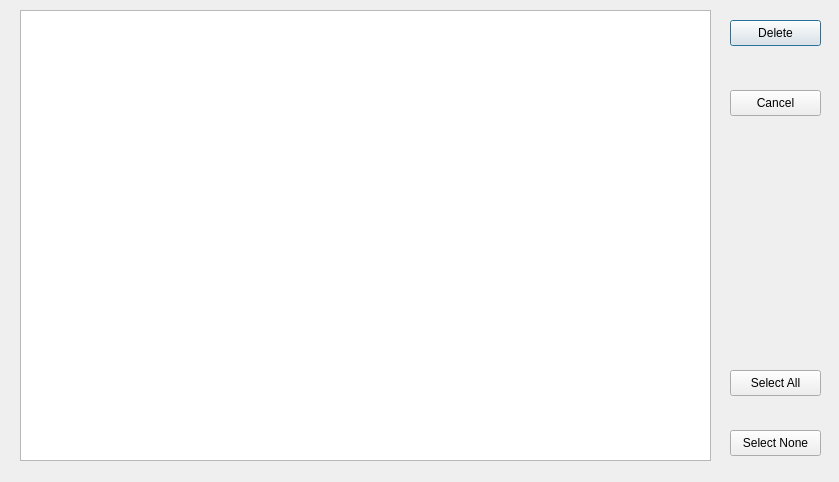
<?xml version="1.0" encoding="UTF-8"?>
<ui version="4.0">
 <class>DeleteAssignments</class>
 <widget class="QDialog" name="DeleteAssignments">
  <property name="geometry">
   <rect>
    <x>0</x>
    <y>0</y>
    <width>839</width>
    <height>482</height>
   </rect>
  </property>
  <property name="windowTitle">
   <string>Delete Assignments</string>
  </property>
  <widget class="QListWidget" name="lw_Assignments">
   <property name="geometry">
    <rect>
     <x>20</x>
     <y>10</y>
     <width>691</width>
     <height>451</height>
    </rect>
   </property>
  </widget>
  <widget class="QPushButton" name="btn_Delete">
   <property name="geometry">
    <rect>
     <x>730</x>
     <y>20</y>
     <width>91</width>
     <height>26</height>
    </rect>
   </property>
   <property name="text">
    <string>Delete</string>
   </property>
  </widget>
  <widget class="QPushButton" name="btn_Cancel">
   <property name="geometry">
    <rect>
     <x>730</x>
     <y>90</y>
     <width>91</width>
     <height>26</height>
    </rect>
   </property>
   <property name="text">
    <string>Cancel</string>
   </property>
  </widget>
  <widget class="QPushButton" name="btn_SelectAll">
   <property name="geometry">
    <rect>
     <x>730</x>
     <y>370</y>
     <width>91</width>
     <height>26</height>
    </rect>
   </property>
   <property name="text">
    <string>Select All</string>
   </property>
  </widget>
  <widget class="QPushButton" name="btn_SelectNone">
   <property name="geometry">
    <rect>
     <x>730</x>
     <y>430</y>
     <width>91</width>
     <height>26</height>
    </rect>
   </property>
   <property name="text">
    <string>Select None</string>
   </property>
  </widget>
 </widget>
 <resources/>
 <connections/>
</ui>
